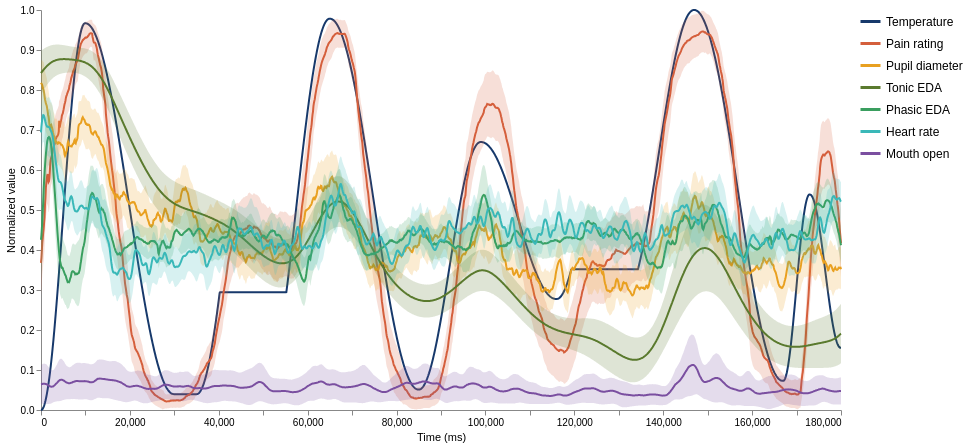

The code cell stored with this chart in its notebook:
### Code cell
signals = [
    "temperature",
    "pain_rating",
    "pupil_diameter",
    "eda_tonic",
    "eda_phasic",
    "heart_rate",
    "mouth_open",
]

SIGNAL_LABELS = {
    "temperature": "Temperature",
    "pain_rating": "Pain rating",
    "pupil_diameter": "Pupil diameter",
    "eda_tonic": "Tonic EDA",
    "eda_phasic": "Phasic EDA",
    "heart_rate": "Heart rate",
    "mouth_open": "Mouth open",
}

SIGNAL_COLORS = [
    "#17396b",  # Temperature - dark navy
    "#d45f3c",  # Pain Rating - orange-red
    "#e8a020",  # Pupil Diameter - golden yellow
    "#5a7a2e",  # Tonic EDA - olive green
    "#3a9e5f",  # Phasic EDA - medium green
    "#3ab8b8",  # Heart Rate - teal
    "#7b4fa0",  # Mouth Open - purple
]

src = ci_values  # no /1000 conversion

layers = []
for sig, color in zip(signals, SIGNAL_COLORS):
    label = SIGNAL_LABELS[sig]
    base = alt.Chart(src).transform_calculate(label=f"'{label}'")

    line = base.mark_line(color=color).encode(
        x=alt.X("normalized_timestamp:Q", title="Time (ms)"),
        y=alt.Y(f"mean_{sig}:Q", title="Normalized value"),
        tooltip=[
            alt.Tooltip("normalized_timestamp:Q", title="Time (ms)"),
            alt.Tooltip(f"mean_{sig}:Q", title=label, format=".2f"),
        ],
    )

    band = base.mark_area(opacity=0.2, color=color).encode(
        x=alt.X("normalized_timestamp:Q"),
        y=alt.Y(f"ci_lower_{sig}:Q"),
        y2=alt.Y2(f"ci_upper_{sig}:Q"),
    )

    layers.append(line + band)

legend_data = (
    alt.Chart(
        alt.Data(
            values=[
                {"signal": lbl, "color": c}
                for lbl, c in zip(SIGNAL_LABELS.values(), SIGNAL_COLORS)
            ]
        )
    )
    .mark_line()
    .encode(
        color=alt.Color(
            "signal:N",
            scale=alt.Scale(domain=list(SIGNAL_LABELS.values()), range=SIGNAL_COLORS),
            legend=alt.Legend(
                title="",
                orient="right",
                symbolType="stroke",  # ← line instead of square
                symbolStrokeWidth=3,  # ← thicker line
                symbolSize=400,  # ← longer line
                labelFontSize=12,
                rowPadding=4,  # ← spacing between rows
            ),
        )
    )
)
fig = (
    alt.layer(*layers, legend_data)
    .properties(
        width=800,
        height=400,
    )
    .configure_axis(
        grid=False,
        gridColor="#dddddd",
        gridOpacity=0.8,
        titleFontWeight="normal",
        labelFontWeight="normal",
    )
    .configure_view(stroke=None, fill="white")
)

# fig.save(FIGURE_DIR / "average_ratings_around_major_decreases_all_signals.svg")
fig

### Figure 1 — Vega-Lite specification as saved in the notebook (floating-point values rounded to 4 significant figures; data arrays with more than 128 entries replaced by an {"elided": "..."} marker saying what was removed)
{"config": {"view": {"continuousWidth": 300, "continuousHeight": 300, "fill": "white", "stroke": null}, "axis": {"grid": false, "gridColor": "#dddddd", "gridOpacity": 0.8, "labelFontWeight": "normal", "titleFontWeight": "normal"}}, "layer": [{"layer": [{"mark": {"type": "line", "color": "#17396b"}, "encoding": {"tooltip": [{"field": "normalized_timestamp", "title": "Time (ms)", "type": "quantitative"}, {"field": "mean_temperature", "format": ".2f", "title": "Temperature", "type": "quantitative"}], "x": {"field": "normalized_timestamp", "title": "Time (ms)", "type": "quantitative"}, "y": {"field": "mean_temperature", "title": "Normalized value", "type": "quantitative"}}, "transform": [{"calculate": "'Temperature'", "as": "label"}]}, {"mark": {"type": "area", "color": "#17396b", "opacity": 0.2}, "encoding": {"x": {"field": "normalized_timestamp", "type": "quantitative"}, "y": {"field": "ci_lower_temperature", "type": "quantitative"}, "y2": {"field": "ci_upper_temperature"}}, "transform": [{"calculate": "'Temperature'", "as": "label"}]}], "data": {"name": "data-73d0a9f609aca9d567a7581e7f03c48a"}}, {"layer": [{"mark": {"type": "line", "color": "#d45f3c"}, "encoding": {"tooltip": [{"field": "normalized_timestamp", "title": "Time (ms)", "type": "quantitative"}, {"field": "mean_pain_rating", "format": ".2f", "title": "Pain rating", "type": "quantitative"}], "x": {"field": "normalized_timestamp", "title": "Time (ms)", "type": "quantitative"}, "y": {"field": "mean_pain_rating", "title": "Normalized value", "type": "quantitative"}}, "transform": [{"calculate": "'Pain rating'", "as": "label"}]}, {"mark": {"type": "area", "color": "#d45f3c", "opacity": 0.2}, "encoding": {"x": {"field": "normalized_timestamp", "type": "quantitative"}, "y": {"field": "ci_lower_pain_rating", "type": "quantitative"}, "y2": {"field": "ci_upper_pain_rating"}}, "transform": [{"calculate": "'Pain rating'", "as": "label"}]}], "data": {"name": "data-73d0a9f609aca9d567a7581e7f03c48a"}}, {"layer": [{"mark": {"type": "line", "color": "#e8a020"}, "encoding": {"tooltip": [{"field": "normalized_timestamp", "title": "Time (ms)", "type": "quantitative"}, {"field": "mean_pupil_diameter", "format": ".2f", "title": "Pupil diameter", "type": "quantitative"}], "x": {"field": "normalized_timestamp", "title": "Time (ms)", "type": "quantitative"}, "y": {"field": "mean_pupil_diameter", "title": "Normalized value", "type": "quantitative"}}, "transform": [{"calculate": "'Pupil diameter'", "as": "label"}]}, {"mark": {"type": "area", "color": "#e8a020", "opacity": 0.2}, "encoding": {"x": {"field": "normalized_timestamp", "type": "quantitative"}, "y": {"field": "ci_lower_pupil_diameter", "type": "quantitative"}, "y2": {"field": "ci_upper_pupil_diameter"}}, "transform": [{"calculate": "'Pupil diameter'", "as": "label"}]}], "data": {"name": "data-73d0a9f609aca9d567a7581e7f03c48a"}}, {"layer": [{"mark": {"type": "line", "color": "#5a7a2e"}, "encoding": {"tooltip": [{"field": "normalized_timestamp", "title": "Time (ms)", "type": "quantitative"}, {"field": "mean_eda_tonic", "format": ".2f", "title": "Tonic EDA", "type": "quantitative"}], "x": {"field": "normalized_timestamp", "title": "Time (ms)", "type": "quantitative"}, "y": {"field": "mean_eda_tonic", "title": "Normalized value", "type": "quantitative"}}, "transform": [{"calculate": "'Tonic EDA'", "as": "label"}]}, {"mark": {"type": "area", "color": "#5a7a2e", "opacity": 0.2}, "encoding": {"x": {"field": "normalized_timestamp", "type": "quantitative"}, "y": {"field": "ci_lower_eda_tonic", "type": "quantitative"}, "y2": {"field": "ci_upper_eda_tonic"}}, "transform": [{"calculate": "'Tonic EDA'", "as": "label"}]}], "data": {"name": "data-73d0a9f609aca9d567a7581e7f03c48a"}}, {"layer": [{"mark": {"type": "line", "color": "#3a9e5f"}, "encoding": {"tooltip": [{"field": "normalized_timestamp", "title": "Time (ms)", "type": "quantitative"}, {"field": "mean_eda_phasic", "format": ".2f", "title": "Phasic EDA", "type": "quantitative"}], "x": {"field": "normalized_timestamp", "title": "Time (ms)", "type": "quantitative"}, "y": {"field": "mean_eda_phasic", "title": "Normalized value", "type": "quantitative"}}, "transform": [{"calculate": "'Phasic EDA'", "as": "label"}]}, {"mark": {"type": "area", "color": "#3a9e5f", "opacity": 0.2}, "encoding": {"x": {"field": "normalized_timestamp", "type": "quantitative"}, "y": {"field": "ci_lower_eda_phasic", "type": "quantitative"}, "y2": {"field": "ci_upper_eda_phasic"}}, "transform": [{"calculate": "'Phasic EDA'", "as": "label"}]}], "data": {"name": "data-73d0a9f609aca9d567a7581e7f03c48a"}}, {"layer": [{"mark": {"type": "line", "color": "#3ab8b8"}, "encoding": {"tooltip": [{"field": "normalized_timestamp", "title": "Time (ms)", "type": "quantitative"}, {"field": "mean_heart_rate", "format": ".2f", "title": "Heart rate", "type": "quantitative"}], "x": {"field": "normalized_timestamp", "title": "Time (ms)", "type": "quantitative"}, "y": {"field": "mean_heart_rate", "title": "Normalized value", "type": "quantitative"}}, "transform": [{"calculate": "'Heart rate'", "as": "label"}]}, {"mark": {"type": "area", "color": "#3ab8b8", "opacity": 0.2}, "encoding": {"x": {"field": "normalized_timestamp", "type": "quantitative"}, "y": {"field": "ci_lower_heart_rate", "type": "quantitative"}, "y2": {"field": "ci_upper_heart_rate"}}, "transform": [{"calculate": "'Heart rate'", "as": "label"}]}], "data": {"name": "data-73d0a9f609aca9d567a7581e7f03c48a"}}, {"layer": [{"mark": {"type": "line", "color": "#7b4fa0"}, "encoding": {"tooltip": [{"field": "normalized_timestamp", "title": "Time (ms)", "type": "quantitative"}, {"field": "mean_mouth_open", "format": ".2f", "title": "Mouth open", "type": "quantitative"}], "x": {"field": "normalized_timestamp", "title": "Time (ms)", "type": "quantitative"}, "y": {"field": "mean_mouth_open", "title": "Normalized value", "type": "quantitative"}}, "transform": [{"calculate": "'Mouth open'", "as": "label"}]}, {"mark": {"type": "area", "color": "#7b4fa0", "opacity": 0.2}, "encoding": {"x": {"field": "normalized_timestamp", "type": "quantitative"}, "y": {"field": "ci_lower_mouth_open", "type": "quantitative"}, "y2": {"field": "ci_upper_mouth_open"}}, "transform": [{"calculate": "'Mouth open'", "as": "label"}]}], "data": {"name": "data-73d0a9f609aca9d567a7581e7f03c48a"}}, {"data": {"values": [{"signal": "Temperature", "color": "#17396b"}, {"signal": "Pain rating", "color": "#d45f3c"}, {"signal": "Pupil diameter", "color": "#e8a020"}, {"signal": "Tonic EDA", "color": "#5a7a2e"}, {"signal": "Phasic EDA", "color": "#3a9e5f"}, {"signal": "Heart rate", "color": "#3ab8b8"}, {"signal": "Mouth open", "color": "#7b4fa0"}]}, "mark": {"type": "line"}, "encoding": {"color": {"field": "signal", "legend": {"labelFontSize": 12, "orient": "right", "rowPadding": 4, "symbolSize": 400, "symbolStrokeWidth": 3, "symbolType": "stroke", "title": ""}, "scale": {"domain": ["Temperature", "Pain rating", "Pupil diameter", "Tonic EDA", "Phasic EDA", "Heart rate", "Mouth open"], "range": ["#17396b", "#d45f3c", "#e8a020", "#5a7a2e", "#3a9e5f", "#3ab8b8", "#7b4fa0"]}, "type": "nominal"}}}], "height": 400, "width": 800, "$schema": "https://vega.github.io/schema/vega-lite/v5.20.1.json", "datasets": {"data-73d0a9f609aca9d567a7581e7f03c48a": {"elided": "1801 records"}}}
